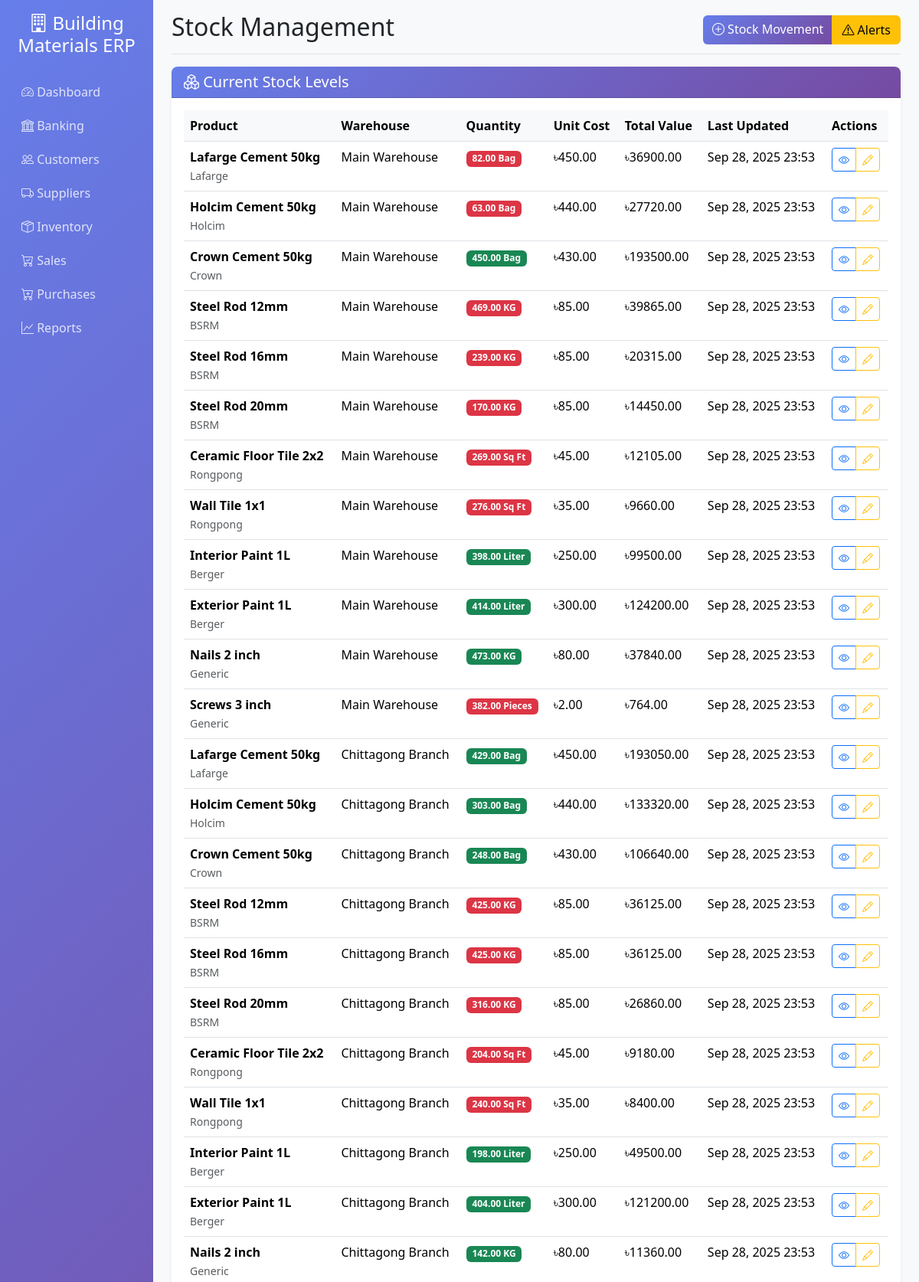
Page /stock/stock/ (upper part) on the committed database.
### stock/models.py (models this page shows, shortened)
class Stock(models.Model):
    product = models.ForeignKey(Product, on_delete=models.CASCADE)
    warehouse = models.ForeignKey(Warehouse, on_delete=models.CASCADE)
    quantity = models.DecimalField(max_digits=10, decimal_places=2, default=0)
    unit_cost = models.DecimalField(max_digits=15, decimal_places=2, default=0)
    last_updated = models.DateTimeField(auto_now=True)
    @property
    def total_value(self):
        return self.quantity * self.unit_cost
    class Meta:
        verbose_name = "Stock"
        verbose_name_plural = "Stocks"
        unique_together = ['product', 'warehouse']

class Product(models.Model):
    UNIT_TYPES = [
        ('bag', 'Bag'),
        ('bundle', 'Bundle'),
        ('pcs', 'Pieces'),
        ('kg', 'Kilogram'),
        ('sqft', 'Square Feet'),
        ('liter', 'Liter'),
        ('other', 'Other'),
    ]
    name = models.CharField(max_length=200)
    unit_type = models.CharField(max_length=20, choices=UNIT_TYPES)
    unit_name = models.CharField(max_length=50)
    brand = models.CharField(max_length=100, blank=True)
    description = models.TextField(blank=True)
    cost_price = models.DecimalField(max_digits=15, decimal_places=2, default=0)
    selling_price = models.DecimalField(max_digits=15, decimal_places=2, default=0)
    min_stock_level = models.DecimalField(max_digits=10, decimal_places=2, default=0)
    is_active = models.BooleanField(default=True)
    created_at = models.DateTimeField(auto_now_add=True)
    updated_at = models.DateTimeField(auto_now=True)
    class Meta:
        verbose_name = "Product"
        verbose_name_plural = "Products"

class Warehouse(models.Model):
    name = models.CharField(max_length=100)
    location = models.CharField(max_length=200)
    is_active = models.BooleanField(default=True)
    created_at = models.DateTimeField(auto_now_add=True)
    class Meta:
        verbose_name = "Warehouse"
        verbose_name_plural = "Warehouses"

### stock/views.py (the view)
# urls.py: path('stock/', views.StockListView.as_view(), name='stock_list'),
class StockListView(ListView):
    model = Stock
    template_name = 'stock/stock_list.html'
    context_object_name = 'stocks'

### templates/stock/stock_list.html (shortened to what this page needs)
{% extends 'base.html' %}
{% block page_title %}Stock Management{% endblock %}
{% block page_actions %}
<div class="btn-group">
    <a href="{% url 'stock:movement_create' %}" class="btn btn-primary">
        <i class="bi bi-plus-circle"></i> Stock Movement
    </a>
    <a href="{% url 'stock:alert_list' %}" class="btn btn-warning">
        <i class="bi bi-exclamation-triangle"></i> Alerts
    </a>
</div>
{% endblock %}
{% block content %}
<div class="row">
    <div class="col-12">
        <div class="card">
            <div class="card-header">
                <h5 class="mb-0">
                    <i class="bi bi-boxes"></i>
                    Current Stock Levels
                </h5>
            </div>
            <div class="card-body">
                {% if stocks %}
                <div class="table-responsive">
                    <table class="table table-hover">
                        <thead>
                            <tr>
                                <th>Product</th>
                                <th>Warehouse</th>
                                <th>Quantity</th>
                                <th>Unit Cost</th>
                                <th>Total Value</th>
                                <th>Last Updated</th>
                                <th>Actions</th>
                            </tr>
                        </thead>
                        <tbody>
                            {% for stock in stocks %}
                            <tr>
                                <td>
                                    <strong>{{ stock.product.name }}</strong>
                                    <br><small class="text-muted">{{ stock.product.brand|default:"" }}</small>
                                </td>
                                <td>{{ stock.warehouse.name }}</td>
                                <td>
                                    <span class="badge {% if stock.quantity <= stock.product.min_stock_level %}bg-danger{% else %}bg-success{% endif %}">
                                        {{ stock.quantity }} {{ stock.product.unit_name }}
                                    </span>
                                </td>
                                <td>৳{{ stock.unit_cost|floatformat:2 }}</td>
                                <td>৳{{ stock.total_value|floatformat:2 }}</td>
                                <td>{{ stock.last_updated|date:"M d, Y H:i" }}</td>
                                <td>
                                    <div class="btn-group btn-group-sm">
                                        <a href="{% url 'stock:stock_detail' stock.pk %}" class="btn btn-outline-primary">
                                            <i class="bi bi-eye"></i>
                                        </a>
                                        <a href="{% url 'stock:stock_edit' stock.pk %}" class="btn btn-outline-warning">
                                            <i class="bi bi-pencil"></i>
                                        </a>
                                    </div>
                                </td>
                            </tr>
                            {% endfor %}
                        </tbody>
                    </table>
                </div>
                {% endif %}
            </div>
        </div>
    </div>
</div>
{% endblock %}

### templates/base.html (style rules this page uses)
.card { border: none; box-shadow: 0 0.125rem 0.25rem rgba(0, 0, 0, 0.075); border-radius: 0.5rem; }
.card-header { background: linear-gradient(135deg, #667eea 0%, #764ba2 100%); color: white; border-radius: 0.5rem 0.5rem 0 0 !important; }
.btn-primary { background: linear-gradient(135deg, #667eea 0%, #764ba2 100%); border: none; }
.table th { background-color: #f8f9fa; border-top: none; }

### rows in the picture
Stock: product.name "Lafarge Cement 50kg", product.brand "Lafarge", warehouse.name "Main Warehouse", quantity "82.00", product.unit_name "Bag", unit_cost "450.00", total_value "36900.00", last_updated "Sep 28, 2025 23:53"
Stock: product.name "Holcim Cement 50kg", product.brand "Holcim", warehouse.name "Main Warehouse", quantity "63.00", product.unit_name "Bag", unit_cost "440.00", total_value "27720.00", last_updated "Sep 28, 2025 23:53"
Stock: product.name "Crown Cement 50kg", product.brand "Crown", warehouse.name "Main Warehouse", quantity "450.00", product.unit_name "Bag", unit_cost "430.00", total_value "193500.00", last_updated "Sep 28, 2025 23:53"
Stock: product.name "Steel Rod 12mm", product.brand "BSRM", warehouse.name "Main Warehouse", quantity "469.00", product.unit_name "KG", unit_cost "85.00", total_value "39865.00", last_updated "Sep 28, 2025 23:53"
Stock: product.name "Steel Rod 16mm", product.brand "BSRM", warehouse.name "Main Warehouse", quantity "239.00", product.unit_name "KG", unit_cost "85.00", total_value "20315.00", last_updated "Sep 28, 2025 23:53"
Stock: product.name "Steel Rod 20mm", product.brand "BSRM", warehouse.name "Main Warehouse", quantity "170.00", product.unit_name "KG", unit_cost "85.00", total_value "14450.00", last_updated "Sep 28, 2025 23:53"
Stock: product.name "Ceramic Floor Tile 2x2", product.brand "Rongpong", warehouse.name "Main Warehouse", quantity "269.00", product.unit_name "Sq Ft", unit_cost "45.00", total_value "12105.00", last_updated "Sep 28, 2025 23:53"
Stock: product.name "Wall Tile 1x1", product.brand "Rongpong", warehouse.name "Main Warehouse", quantity "276.00", product.unit_name "Sq Ft", unit_cost "35.00", total_value "9660.00", last_updated "Sep 28, 2025 23:53"
Stock: product.name "Interior Paint 1L", product.brand "Berger", warehouse.name "Main Warehouse", quantity "398.00", product.unit_name "Liter", unit_cost "250.00", total_value "99500.00", last_updated "Sep 28, 2025 23:53"
Stock: product.name "Exterior Paint 1L", product.brand "Berger", warehouse.name "Main Warehouse", quantity "414.00", product.unit_name "Liter", unit_cost "300.00", total_value "124200.00", last_updated "Sep 28, 2025 23:53"
Stock: product.name "Nails 2 inch", product.brand "Generic", warehouse.name "Main Warehouse", quantity "473.00", product.unit_name "KG", unit_cost "80.00", total_value "37840.00", last_updated "Sep 28, 2025 23:53"
Stock: product.name "Screws 3 inch", product.brand "Generic", warehouse.name "Main Warehouse", quantity "382.00", product.unit_name "Pieces", unit_cost "2.00", total_value "764.00", last_updated "Sep 28, 2025 23:53"
Stock: product.name "Lafarge Cement 50kg", product.brand "Lafarge", warehouse.name "Chittagong Branch", quantity "429.00", product.unit_name "Bag", unit_cost "450.00", total_value "193050.00", last_updated "Sep 28, 2025 23:53"
Stock: product.name "Holcim Cement 50kg", product.brand "Holcim", warehouse.name "Chittagong Branch", quantity "303.00", product.unit_name "Bag", unit_cost "440.00", total_value "133320.00", last_updated "Sep 28, 2025 23:53"
Stock: product.name "Crown Cement 50kg", product.brand "Crown", warehouse.name "Chittagong Branch", quantity "248.00", product.unit_name "Bag", unit_cost "430.00", total_value "106640.00", last_updated "Sep 28, 2025 23:53"
Stock: product.name "Steel Rod 12mm", product.brand "BSRM", warehouse.name "Chittagong Branch", quantity "425.00", product.unit_name "KG", unit_cost "85.00", total_value "36125.00", last_updated "Sep 28, 2025 23:53"
Stock: product.name "Steel Rod 16mm", product.brand "BSRM", warehouse.name "Chittagong Branch", quantity "425.00", product.unit_name "KG", unit_cost "85.00", total_value "36125.00", last_updated "Sep 28, 2025 23:53"
Stock: product.name "Steel Rod 20mm", product.brand "BSRM", warehouse.name "Chittagong Branch", quantity "316.00", product.unit_name "KG", unit_cost "85.00", total_value "26860.00", last_updated "Sep 28, 2025 23:53"
Stock: product.name "Ceramic Floor Tile 2x2", product.brand "Rongpong", warehouse.name "Chittagong Branch", quantity "204.00", product.unit_name "Sq Ft", unit_cost "45.00", total_value "9180.00", last_updated "Sep 28, 2025 23:53"
Stock: product.name "Wall Tile 1x1", product.brand "Rongpong", warehouse.name "Chittagong Branch", quantity "240.00", product.unit_name "Sq Ft", unit_cost "35.00", total_value "8400.00", last_updated "Sep 28, 2025 23:53"
Stock: product.name "Interior Paint 1L", product.brand "Berger", warehouse.name "Chittagong Branch", quantity "198.00", product.unit_name "Liter", unit_cost "250.00", total_value "49500.00", last_updated "Sep 28, 2025 23:53"
Stock: product.name "Exterior Paint 1L", product.brand "Berger", warehouse.name "Chittagong Branch", quantity "404.00", product.unit_name "Liter", unit_cost "300.00", total_value "121200.00", last_updated "Sep 28, 2025 23:53"
Stock: product.name "Nails 2 inch", product.brand "Generic", warehouse.name "Chittagong Branch", quantity "142.00", product.unit_name "KG", unit_cost "80.00", total_value "11360.00", last_updated "Sep 28, 2025 23:53"
